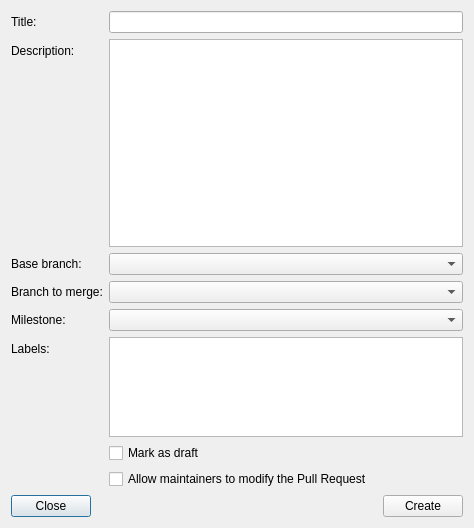
<?xml version="1.0" encoding="UTF-8"?>
<ui version="4.0">
 <class>CreatePullRequestDlg</class>
 <widget class="QDialog" name="CreatePullRequestDlg">
  <property name="geometry">
   <rect>
    <x>0</x>
    <y>0</y>
    <width>474</width>
    <height>528</height>
   </rect>
  </property>
  <property name="windowTitle">
   <string>Create Pull Request</string>
  </property>
  <layout class="QVBoxLayout" name="verticalLayout">
   <item>
    <layout class="QFormLayout" name="formLayout">
     <item row="0" column="0">
      <widget class="QLabel" name="label">
       <property name="text">
        <string>Title:</string>
       </property>
      </widget>
     </item>
     <item row="0" column="1">
      <widget class="QLineEdit" name="leTitle"/>
     </item>
     <item row="1" column="0">
      <widget class="QLabel" name="label_2">
       <property name="text">
        <string>Description:</string>
       </property>
      </widget>
     </item>
     <item row="1" column="1">
      <widget class="QTextEdit" name="teDescription"/>
     </item>
     <item row="2" column="0">
      <widget class="QLabel" name="label_3">
       <property name="text">
        <string>Base branch:</string>
       </property>
      </widget>
     </item>
     <item row="3" column="0">
      <widget class="QLabel" name="label_4">
       <property name="text">
        <string>Branch to merge:</string>
       </property>
      </widget>
     </item>
     <item row="6" column="1">
      <widget class="QCheckBox" name="chDraft">
       <property name="text">
        <string>Mark as draft</string>
       </property>
      </widget>
     </item>
     <item row="7" column="1">
      <widget class="QCheckBox" name="chModify">
       <property name="text">
        <string>Allow maintainers to modify the Pull Request</string>
       </property>
      </widget>
     </item>
     <item row="2" column="1">
      <widget class="QComboBox" name="cbDestination"/>
     </item>
     <item row="3" column="1">
      <widget class="QComboBox" name="cbOrigin"/>
     </item>
     <item row="4" column="1">
      <widget class="QComboBox" name="cbMilesone"/>
     </item>
     <item row="4" column="0">
      <widget class="QLabel" name="label_6">
       <property name="text">
        <string>Milestone:</string>
       </property>
      </widget>
     </item>
     <item row="5" column="0">
      <widget class="QLabel" name="label_7">
       <property name="text">
        <string>Labels:</string>
       </property>
      </widget>
     </item>
     <item row="5" column="1">
      <widget class="QListView" name="labelsListView">
       <property name="maximumSize">
        <size>
         <width>16777215</width>
         <height>100</height>
        </size>
       </property>
      </widget>
     </item>
    </layout>
   </item>
   <item>
    <layout class="QHBoxLayout" name="horizontalLayout">
     <item>
      <widget class="QPushButton" name="pbClose">
       <property name="text">
        <string>Close</string>
       </property>
      </widget>
     </item>
     <item>
      <spacer name="horizontalSpacer">
       <property name="orientation">
        <enum>Qt::Horizontal</enum>
       </property>
       <property name="sizeHint" stdset="0">
        <size>
         <width>40</width>
         <height>20</height>
        </size>
       </property>
      </spacer>
     </item>
     <item>
      <widget class="QPushButton" name="pbCreate">
       <property name="text">
        <string>Create</string>
       </property>
      </widget>
     </item>
    </layout>
   </item>
  </layout>
 </widget>
 <tabstops>
  <tabstop>leTitle</tabstop>
  <tabstop>teDescription</tabstop>
  <tabstop>cbDestination</tabstop>
  <tabstop>cbOrigin</tabstop>
  <tabstop>cbMilesone</tabstop>
  <tabstop>labelsListView</tabstop>
  <tabstop>chDraft</tabstop>
  <tabstop>chModify</tabstop>
  <tabstop>pbCreate</tabstop>
  <tabstop>pbClose</tabstop>
 </tabstops>
 <resources/>
 <connections/>
</ui>
